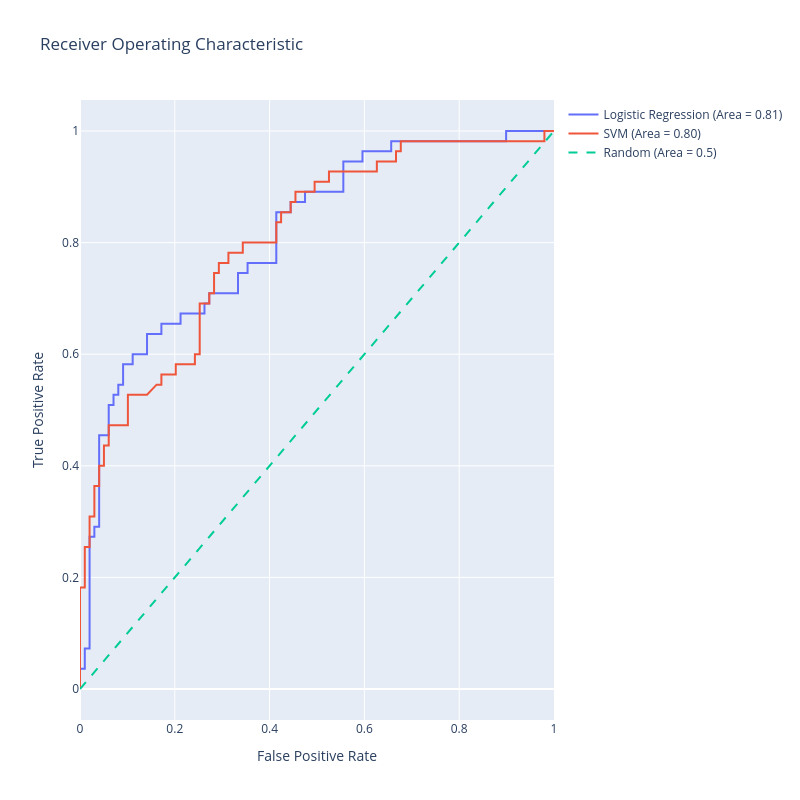

Notebook cell for this chart:
### Code cell
import numpy as np
import plotly.graph_objects as go
from sklearn.linear_model import LogisticRegression
from sklearn.svm import SVC
from sklearn.metrics import roc_curve, roc_auc_score
from sklearn.preprocessing import StandardScaler

# Assuming that X_train, X_test, y_train, y_test are already defined

# SVM requires feature scaling for better performance
scaler = StandardScaler()
X_train_scaled = scaler.fit_transform(X_train)
X_test_scaled = scaler.transform(X_test)

# Logistic Regression model
lr_model = LogisticRegression(max_iter=1000)
lr_model.fit(X_train, y_train)
lr_scores = lr_model.predict_proba(X_test)[:,1]

# SVM model
svm_model = SVC(probability=True)
svm_model.fit(X_train_scaled, y_train)
svm_scores = svm_model.predict_proba(X_test_scaled)[:,1]

# Generate ROC curve data for logistic regression model
lr_fpr, lr_tpr, lr_thresholds = roc_curve(y_test, lr_scores)
lr_auc = roc_auc_score(y_test, lr_scores)

# Generate ROC curve data for SVM model
svm_fpr, svm_tpr, svm_thresholds = roc_curve(y_test, svm_scores)
svm_auc = roc_auc_score(y_test, svm_scores)

# Generate a trace for the Logistic Regression ROC curve
trace0 = go.Scatter(
    x=lr_fpr,
    y=lr_tpr,
    mode='lines',
    name=f'Logistic Regression (Area = {lr_auc:.2f})'
)

# Generate a trace for the SVM ROC curve
trace1 = go.Scatter(
    x=svm_fpr,
    y=svm_tpr,
    mode='lines',
    name=f'SVM (Area = {svm_auc:.2f})'
)

# Diagonal line
trace2 = go.Scatter(
    x=[0, 1],
    y=[0, 1],
    mode='lines',
    name='Random (Area = 0.5)',
    line=dict(dash='dash')
)

data = [trace0, trace1, trace2]

# Define layout with square aspect ratio
layout = go.Layout(
    title='Receiver Operating Characteristic',
    xaxis=dict(title='False Positive Rate'),
    yaxis=dict(title='True Positive Rate'),
    autosize=False,
    width=800,
    height=800,
    showlegend=True
)

# Define figure and add data
fig = go.Figure(data=data, layout=layout)

# Show figure
fig.show()

### Figure 1 — Plotly figure (JSON) as saved in the notebook; plotly's stock layout.template omitted (floating-point values rounded to 4 significant figures)
{"data": [{"mode": "lines", "name": "Logistic Regression (Area = 0.81)", "type": "scatter", "x": [0.0, 0.0, 0.0, 0.0101, 0.0101, 0.0202, 0.0202, 0.0303, 0.0303, 0.0404, 0.0404, 0.06061, 0.06061, 0.07071, 0.07071, 0.08081, 0.08081, 0.09091, 0.09091, 0.1111, 0.1111, 0.1414, 0.1414, 0.1717, 0.1717, 0.2121, 0.2121, 0.2626, 0.2626, 0.2727, 0.2727, 0.3333, 0.3333, 0.3535, 0.3535, 0.4141, 0.4141, 0.4444, 0.4444, 0.4747, 0.4747, 0.5556, 0.5556, 0.596, 0.596, 0.6566, 0.6566, 0.899, 0.899, 1.0], "y": [0.0, 0.01818, 0.03636, 0.03636, 0.07273, 0.07273, 0.2727, 0.2727, 0.2909, 0.2909, 0.4545, 0.4545, 0.5091, 0.5091, 0.5273, 0.5273, 0.5455, 0.5455, 0.5818, 0.5818, 0.6, 0.6, 0.6364, 0.6364, 0.6545, 0.6545, 0.6727, 0.6727, 0.6909, 0.6909, 0.7091, 0.7091, 0.7455, 0.7455, 0.7636, 0.7636, 0.8545, 0.8545, 0.8727, 0.8727, 0.8909, 0.8909, 0.9455, 0.9455, 0.9636, 0.9636, 0.9818, 0.9818, 1.0, 1.0]}, {"mode": "lines", "name": "SVM (Area = 0.80)", "type": "scatter", "x": [0.0, 0.0, 0.0, 0.0101, 0.0101, 0.0202, 0.0202, 0.0303, 0.0303, 0.0404, 0.0404, 0.05051, 0.05051, 0.06061, 0.06061, 0.101, 0.101, 0.1414, 0.1616, 0.1717, 0.1717, 0.202, 0.202, 0.2424, 0.2424, 0.2525, 0.2525, 0.2727, 0.2727, 0.2828, 0.2828, 0.2929, 0.2929, 0.3131, 0.3131, 0.3434, 0.3434, 0.4141, 0.4141, 0.4242, 0.4242, 0.4444, 0.4444, 0.4545, 0.4545, 0.4949, 0.4949, 0.5253, 0.5253, 0.6263, 0.6263, 0.6667, 0.6667, 0.6768, 0.6768, 0.9798, 0.9798, 1.0], "y": [0.0, 0.01818, 0.1818, 0.1818, 0.2545, 0.2545, 0.3091, 0.3091, 0.3636, 0.3636, 0.4, 0.4, 0.4364, 0.4364, 0.4727, 0.4727, 0.5273, 0.5273, 0.5455, 0.5455, 0.5636, 0.5636, 0.5818, 0.5818, 0.6, 0.6, 0.6909, 0.6909, 0.7091, 0.7091, 0.7455, 0.7455, 0.7636, 0.7636, 0.7818, 0.7818, 0.8, 0.8, 0.8364, 0.8364, 0.8545, 0.8545, 0.8727, 0.8727, 0.8909, 0.8909, 0.9091, 0.9091, 0.9273, 0.9273, 0.9455, 0.9455, 0.9636, 0.9636, 0.9818, 0.9818, 1.0, 1.0]}, {"line": {"dash": "dash"}, "mode": "lines", "name": "Random (Area = 0.5)", "type": "scatter", "x": [0, 1], "y": [0, 1]}], "layout": {"autosize": false, "height": 800, "showlegend": true, "title": {"text": "Receiver Operating Characteristic"}, "width": 800, "xaxis": {"title": {"text": "False Positive Rate"}}, "yaxis": {"title": {"text": "True Positive Rate"}}}}
